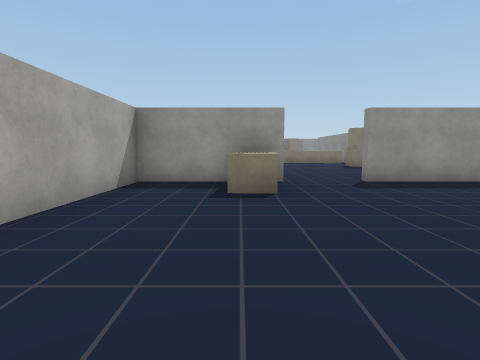
View 1 (above)

17 first-person views from a walk through a Unity game level. The camera is 1.3 m above the floor, tilts 6° down and sees 80° across. The floor is counted in squares, 2 m on a side. Each view is taken from the middle of a square. On the plan, view 1 faces up. The plan holds only what a view shows up to about 9 squares ahead; the rest is blank. The player is left out. Some animated figures are left out. Door leaves are left out, so doorways stand open. Some surface patterns are stand-ins.

View 2
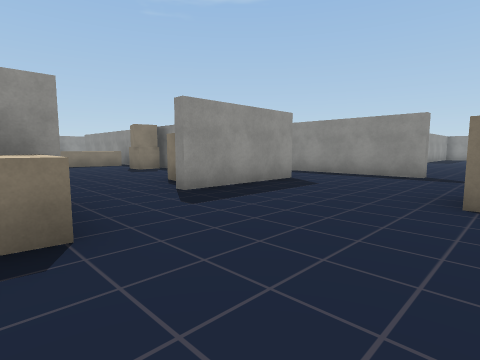

View 3
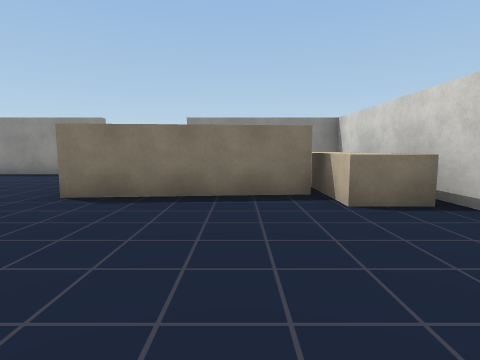

View 4
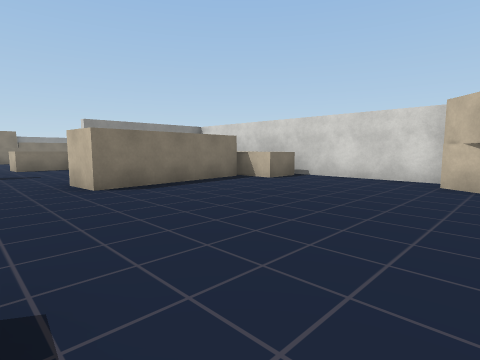

View 5
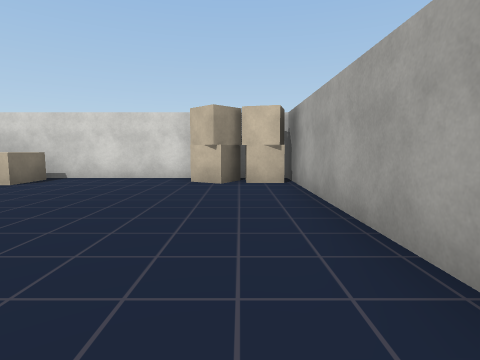

View 6
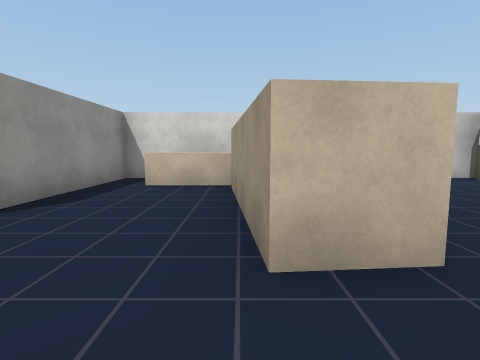

View 7
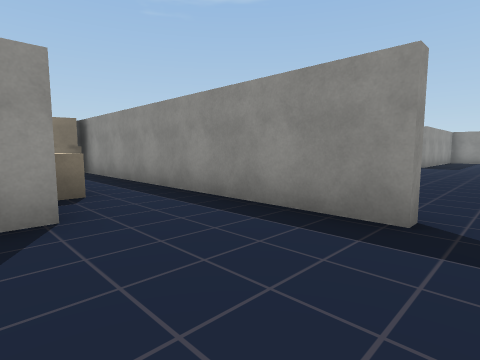

View 8
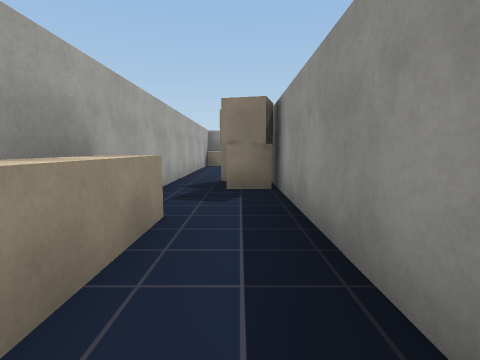

View 9
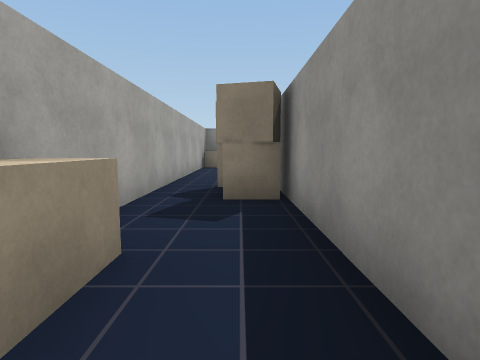

View 10
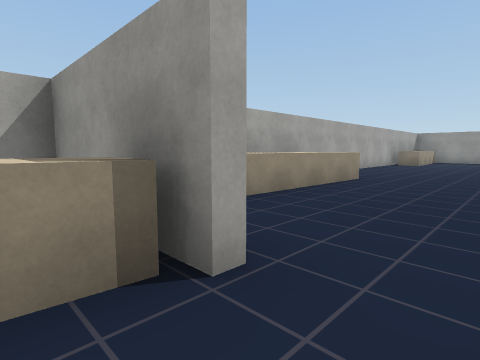

View 11
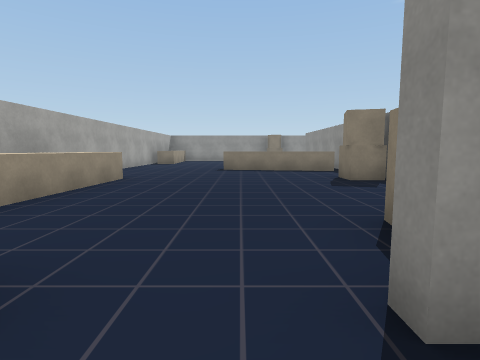

View 12
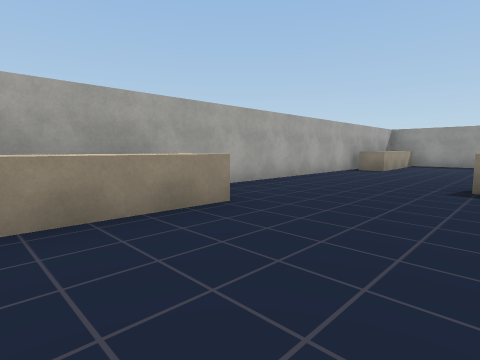

View 13
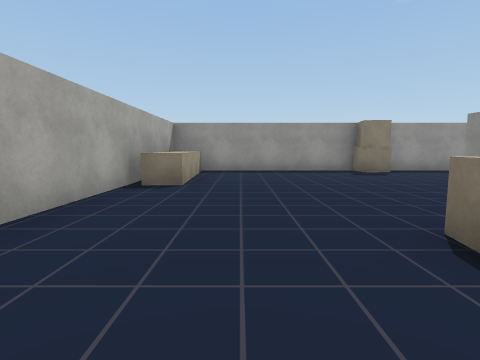

View 14
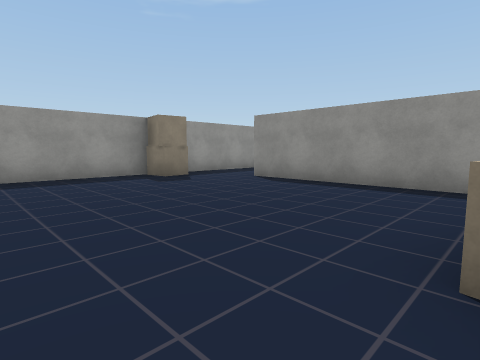

View 15
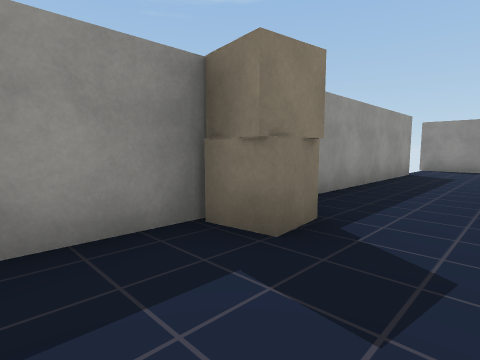

View 16
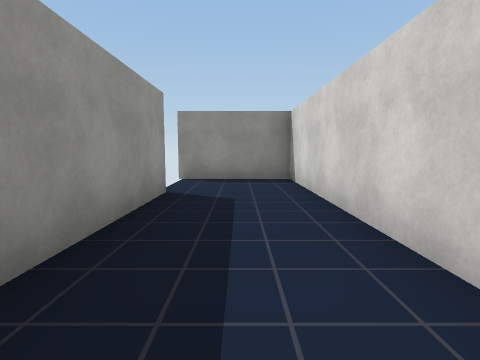

View 17
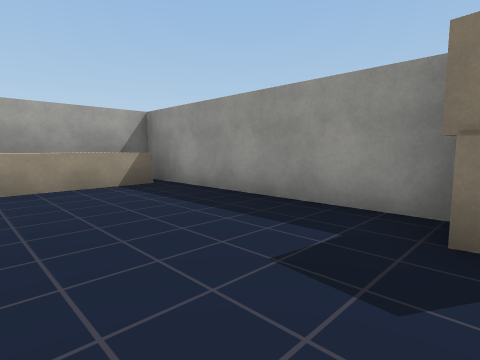

### Floor plan
Key: @ floor where view 1 was taken; # wall or solid block; x gap in a wall; . floor; D open door; ^ raised ledge; O other object.
Columns run from 2 left of view 1 to 16 right of it. Each row starts with its distance up from view 1.
 23 #############
 22 #.....O......DD#
 21 #..............#
 20 #^......########
 19 #^......
 18 #.......#
 17 #.......#
 16 #.......#
 15 #...^^..#
 14 #....^^^#O
 13 #.......#O#
 12 #......O#O#
 11 #^.....O..#
 10 #^..... #.#
  9 #^..... ^.#
  8  ^..... ^.#
  7   ....# ..#
  6 ###..###..#
  5 #.^.......#   .....
  4 #.........#........
  3 #.............
  2 #.....##....^
  1 #.....##..#
  0 #.@...##..#
 -1 #......x..#
 -2 OOO...^^^.#
 -3 ###########

Where each view was taken, in squares from view 1:
view 1: 0 up, 0 right, facing up
view 2: 2 up, 0 right, facing up-right
view 3: 0 up, 0 right, facing right
view 4: 4 up, 1 left, facing down-right
view 5: 4 up, 1 left, facing down
view 6: 4 up, 5 right, facing down
view 7: 3 up, 5 right, facing up-right
view 8: 7 up, 7 right, facing up
view 9: 8 up, 7 right, facing up
view 10: 5 up, 2 right, facing up-left
view 11: 5 up, 2 right, facing up
view 12: 9 up, 2 right, facing up-left
view 13: 13 up, 0 right, facing up
view 14: 15 up, 0 right, facing up-right
view 15: 20 up, 2 right, facing up-right
view 16: 21 up, 6 right, facing right
view 17: 19 up, 4 right, facing up-left
